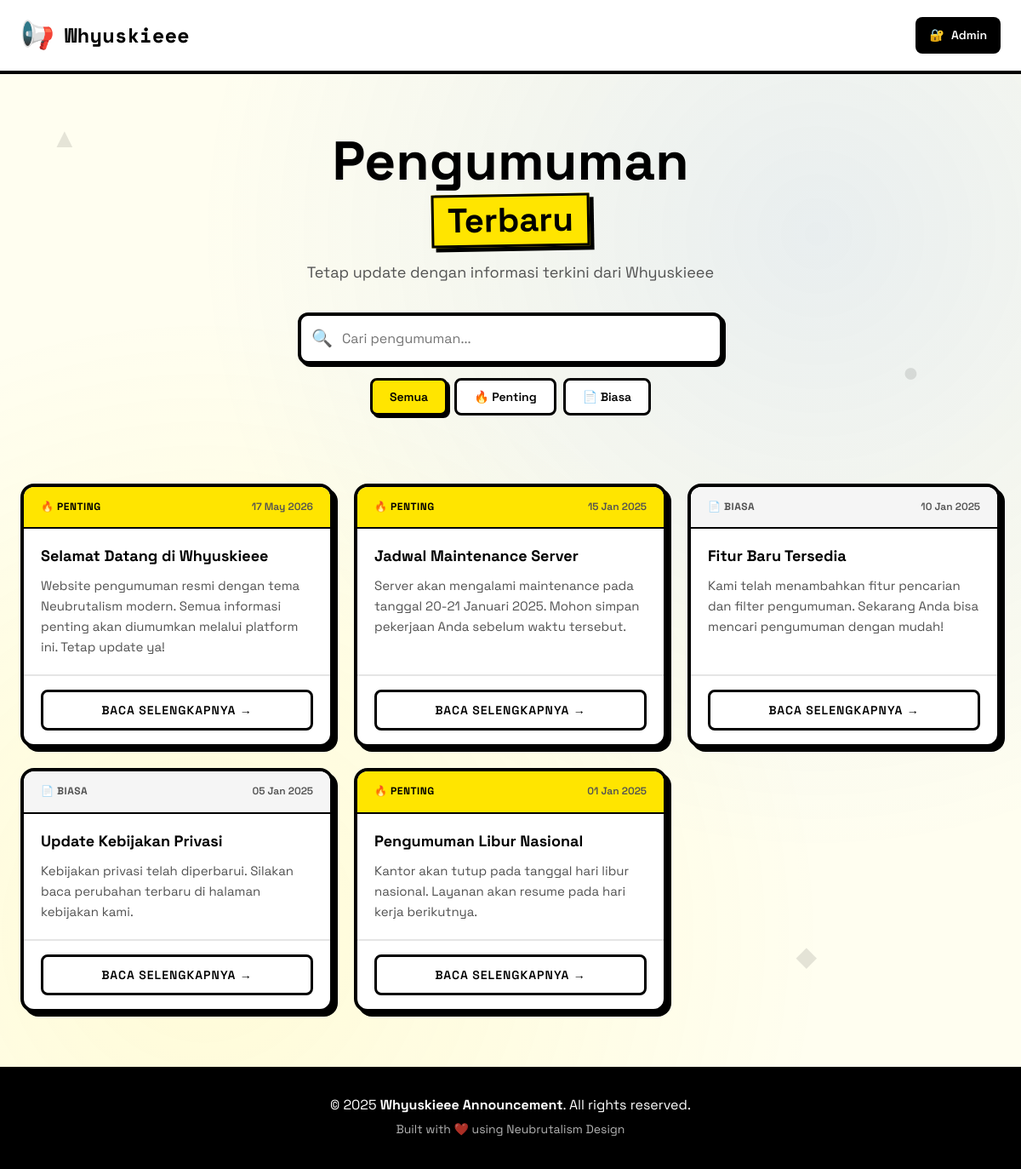
The page / on the database its author committed.
### tables this page shows
CREATE TABLE IF NOT EXISTS announcements (
    id INT AUTO_INCREMENT PRIMARY KEY,
    title VARCHAR(255) NOT NULL,
    content TEXT NOT NULL,
    date_created DATE NOT NULL,
    status ENUM('penting', 'biasa') DEFAULT 'biasa',
    created_at TIMESTAMP DEFAULT CURRENT_TIMESTAMP
);

### index.php (the view, shortened to what this page needs)
<?php
 $pdo = getConnection();
 $stmt = $pdo->query("SELECT * FROM announcements ORDER BY date_created DESC, created_at DESC");
 $announcements = $stmt->fetchAll();
?>
<!DOCTYPE html>
<html lang="id">
<head>
    <link rel="stylesheet" href="assets/css/style.css">
</head>
<body class="user-page">
    <div class="floating-shapes">
        <div class="shape shape-1">▲</div>
        <div class="shape shape-2">●</div>
        <div class="shape shape-3">■</div>
        <div class="shape shape-4">◆</div>
    </div>
    <header class="user-header">
        <div class="header-content">
            <div class="brand">
                <span class="brand-icon">📢</span>
                <h1>Whyuskieee</h1>
            </div>
            <nav class="header-nav">
                <a href="admin/index.php" class="admin-link">
                    <span>🔐</span> Admin
                </a>
            </nav>
        </div>
    </header>
    <section class="hero-section">
        <div class="hero-content">
            <h2 class="hero-title">
                <span class="title-line">Pengumuman</span>
                <span class="title-highlight">Terbaru</span>
            </h2>
            <p class="hero-subtitle">Tetap update dengan informasi terkini dari Whyuskieee</p>
            <div class="search-filter">
                <div class="search-box">
                    <span class="search-icon">🔍</span>
                    <input
                        type="text"
                        id="searchInput"
                        placeholder="Cari pengumuman..."
                        autocomplete="off"
                    >
                </div>
                <div class="filter-buttons">
                    <button class="filter-btn active" data-filter="all">
                        Semua
                    </button>
                    <button class="filter-btn filter-important" data-filter="penting">
                        🔥 Penting
                    </button>
                    <button class="filter-btn filter-normal" data-filter="biasa">
                        📄 Biasa
                    </button>
                </div>
            </div>
        </div>
    </section>
    <main class="announcements-section">
        <?php if (empty($announcements)): ?>
        <div class="empty-state">
            <span class="empty-icon">📭</span>
            <h3>Belum Ada Pengumuman</h3>
            <p>Pengumuman akan muncul di sini setelah ditambahkan oleh admin.</p>
        </div>
        <?php else: ?>
        <div class="announcements-grid" id="announcementsGrid">
            <?php foreach ($announcements as $index => $item): ?>
            <article
                class="announcement-card <?php echo $item['status']; ?>"
                data-title="<?php echo htmlspecialchars(strtolower($item['title'])); ?>"
                data-content="<?php echo htmlspecialchars(strtolower($item['content'])); ?>"
                data-status="<?php echo $item['status']; ?>"
                style="animation-delay: <?php echo $index * 0.1; ?>s"
            >
                <div class="card-header">
                    <span class="card-status <?php echo $item['status']; ?>">
                        <?php echo $item['status'] === 'penting' ? '🔥 Penting' : '📄 Biasa'; ?>
                    </span>
                    <span class="card-date">
                        <?php echo date('d M Y', strtotime($item['date_created'])); ?>
                    </span>
                </div>
                <div class="card-body">
                    <h3 class="card-title"><?php echo htmlspecialchars($item['title']); ?></h3>
                    <p class="card-excerpt">
                        <?php echo htmlspecialchars(substr($item['content'], 0, 150)); ?>
                    </p>
                </div>
                <div class="card-footer">
                    <button class="btn btn-detail" onclick="openModal(<?php echo $item['id']; ?>)">
                        Baca Selengkapnya →
                    </button>
                </div>
            </article>
            <?php endforeach; ?>
        </div>
        <?php endif; ?>
    </main>
    <footer class="user-footer">
        <div class="footer-content">
            <p>© 2025 <strong>Whyuskieee Announcement</strong>. All rights reserved.</p>
            <p class="footer-tagline">Built with ❤️ using Neubrutalism Design</p>
        </div>
    </footer>
</body>
</html>

### rows shown on the page
announcements: status "🔥 PENTING", date_created "17 May 2026", title "Selamat Datang di Whyuskieee", content "Website pengumuman resmi dengan tema Neubrutalism modern. Semua informasi penting akan diumumkan melalui platform ini. Tetap update ya!"
announcements: status "🔥 PENTING", date_created "15 Jan 2025", title "Jadwal Maintenance Server", content "Server akan mengalami maintenance pada tanggal 20-21 Januari 2025. Mohon simpan pekerjaan Anda sebelum waktu tersebut."
announcements: status "📄 BIASA", date_created "10 Jan 2025", title "Fitur Baru Tersedia", content "Kami telah menambahkan fitur pencarian dan filter pengumuman. Sekarang Anda bisa mencari pengumuman dengan mudah!"
announcements: status "📄 BIASA", date_created "05 Jan 2025", title "Update Kebijakan Privasi", content "Kebijakan privasi telah diperbarui. Silakan baca perubahan terbaru di halaman kebijakan kami."
announcements: status "🔥 PENTING", date_created "01 Jan 2025", title "Pengumuman Libur Nasional", content "Kantor akan tutup pada tanggal hari libur nasional. Layanan akan resume pada hari kerja berikutnya."
